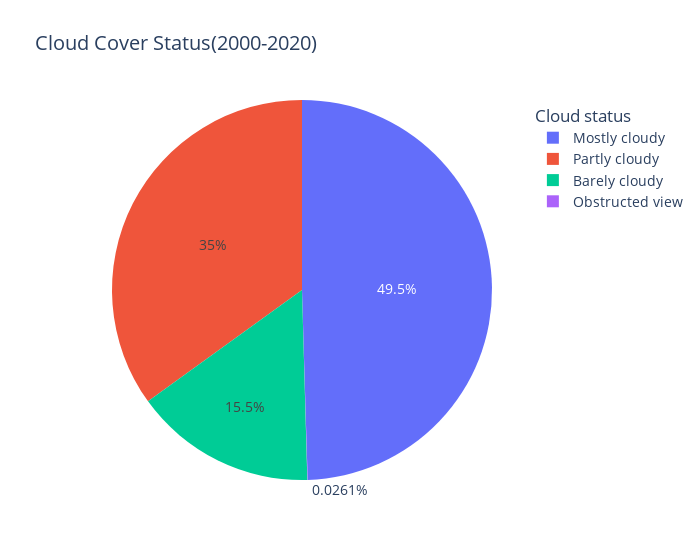

Here is the notebook cell this chart was saved with:
### Code cell
fig = px.pie(values=list(clouds_status.values()), names=list(clouds_status.keys()), 
             title = "Cloud Cover Status(2000-2020)",)
fig.update_layout(width = 700, legend_title_text = 'Cloud status', font = dict(size = 14))
fig.show()

### Figure 1 — Plotly figure (JSON) as saved in the notebook; plotly's stock layout.template omitted (floating-point values rounded to 4 significant figures)
{"data": [{"domain": {"x": [0, 1], "y": [0, 1]}, "hovertemplate": "label=%{label}<br>value=%{value}<extra></extra>", "labels": ["Barely cloudy", "Partly cloudy", "Mostly cloudy", "Obstructed view"], "legendgroup": "", "name": "", "showlegend": true, "type": "pie", "values": [1188, 2682, 3799, 2]}], "layout": {"font": {"size": 14}, "legend": {"title": {"text": "Cloud status"}, "tracegroupgap": 0}, "title": {"text": "Cloud Cover Status(2000-2020)"}, "width": 700}}
